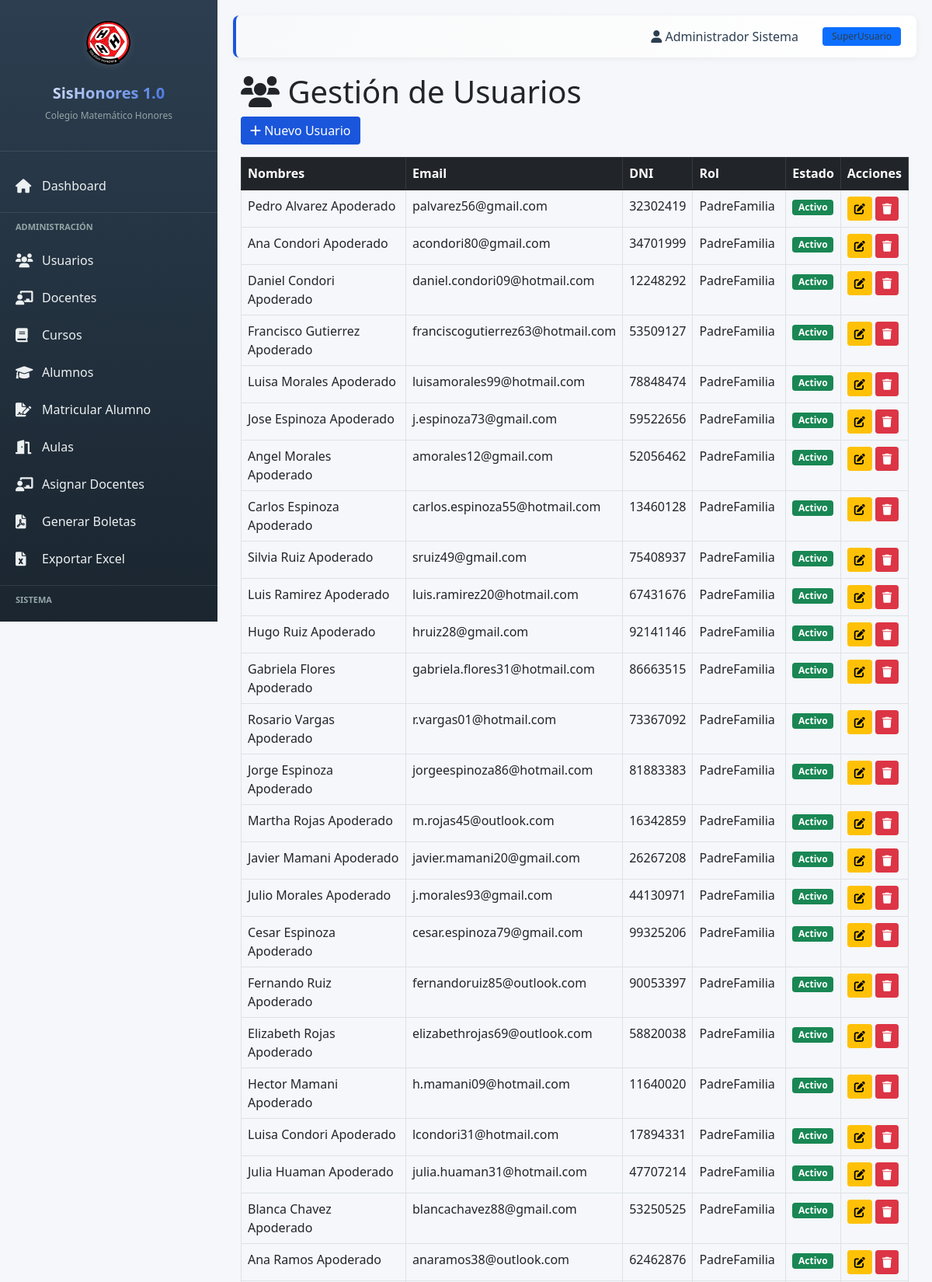
Screenshot of /vista/super_admin/usuarios.php (signed in, upper part) with the database file from the repository.
### tables this page shows
CREATE TABLE `usuarios` (
  `id_usuario` int(11) NOT NULL AUTO_INCREMENT,
  `nombres` varchar(100) NOT NULL,
  `apellidos` varchar(100) NOT NULL,
  `email` varchar(120) NOT NULL,
  `password_hash` varchar(255) NOT NULL,
  `dni` varchar(8) NOT NULL,
  `telefono` varchar(15) DEFAULT NULL,
  `id_rol` int(11) NOT NULL,
  `activo` tinyint(1) DEFAULT 1,
  `creado_en` timestamp NOT NULL DEFAULT current_timestamp(),
  PRIMARY KEY (`id_usuario`),
  UNIQUE KEY `email` (`email`),
  UNIQUE KEY `dni` (`dni`),
  KEY `id_rol` (`id_rol`),
  CONSTRAINT `usuarios_ibfk_1` FOREIGN KEY (`id_rol`) REFERENCES `roles` (`id_rol`)
);

CREATE TABLE `roles` (
  `id_rol` int(11) NOT NULL AUTO_INCREMENT,
  `nombre_rol` varchar(50) NOT NULL,
  `nivel_acceso` int(11) NOT NULL,
  PRIMARY KEY (`id_rol`),
  UNIQUE KEY `nombre_rol` (`nombre_rol`)
);

### util/Database.php (called while the page is built, shortened)
<?php
function app_base_path() {
    static $basePath = null;
    if ($basePath !== null) {
        return $basePath;
    }
    $documentRoot = realpath($_SERVER['DOCUMENT_ROOT'] ?? '');
    $projectRoot = realpath(__DIR__ . '/..');
    if ($documentRoot && $projectRoot && stripos($projectRoot, $documentRoot) === 0) {
        $relativePath = substr($projectRoot, strlen($documentRoot));
        $relativePath = str_replace('\\', '/', $relativePath);
        $basePath = '/' . trim($relativePath, '/');
        $basePath = $basePath === '/' ? '' : $basePath;
        return $basePath;
    }
    $scriptName = $_SERVER['SCRIPT_NAME'] ?? '';
    $basePath = strpos($scriptName, '/sishonores/') === 0 ? '/sishonores' : '';
    return $basePath;
}
function app_url($path = '') {
    $cleanPath = ltrim($path, '/');
    if ($cleanPath !== '') {
        $parts = explode('/', $cleanPath);
        $first_part = $parts[0];
        $exclude = ['assets', 'css', 'js', 'controller', 'vista', 'util', 'bean', 'dao', 'config', 'sql'];
        if (!in_array($first_part, $exclude)) {
            $cleanPath = 'vista/' . $cleanPath;
        }
    }
    return app_base_path() . '/' . $cleanPath;
}
?>

### dao/UsuarioDAO.php (called while the page is built, shortened)
<?php
class UsuarioDAO {
    private $db;
    public function __construct($db) {
        $this->db = $db;
    }
    public function listarTodos() {
        $query = "SELECT u.*, r.nombre_rol
                  FROM usuarios u
                  JOIN roles r ON u.id_rol = r.id_rol
                  ORDER BY u.id_usuario DESC";
        $stmt = $this->db->prepare($query);
        $stmt->execute();
        return $stmt->fetchAll(PDO::FETCH_ASSOC);
    }
}
?>

### vista/super_admin/usuarios.php (the view, shortened to what this page needs)
<?php
require_once '../../util/Database.php';
require_once '../../dao/UsuarioDAO.php';
$database = new Database();
$db = $database->getConnection();
$usuarioDAO = new UsuarioDAO($db);
$usuarios = $usuarioDAO->listarTodos();
?>
<!DOCTYPE html>
<html lang="es">
<head>
    <link href="https://cdn.jsdelivr.net/npm/bootstrap@5.1.3/dist/css/bootstrap.min.css" rel="stylesheet">
    <link rel="stylesheet" href="https://cdnjs.cloudflare.com/ajax/libs/font-awesome/6.0.0/css/all.min.css">
    <link rel="stylesheet" href="<?php echo htmlspecialchars(app_url('css/style.css')); ?>">
</head>
<body>
    <?php include '../includes/sidebar.php'; ?>
    <div class="container-fluid">
        <h1><i class="fas fa-users"></i> Gestión de Usuarios</h1>
        <button class="btn btn-primary mb-3" data-bs-toggle="modal" data-bs-target="#modalUsuario">
            <i class="fas fa-plus"></i> Nuevo Usuario
        </button>
        <div class="table-responsive">
            <table class="table table-bordered table-hover">
                <thead class="table-dark">
                    <tr><th>Nombres</th><th>Email</th><th>DNI</th><th>Rol</th><th>Estado</th><th>Acciones</th></tr>
                </thead>
                <tbody>
                    <?php foreach($usuarios as $user): ?>
                    <tr>
                        <td><?php echo $user['nombres'] . ' ' . $user['apellidos']; ?></td>
                        <td><?php echo $user['email']; ?></td>
                        <td><?php echo $user['dni']; ?></td>
                        <td><?php echo $user['nombre_rol']; ?></td>
                        <td><?php echo $user['activo'] ? '<span class="badge bg-success">Activo</span>' : '<span class="badge bg-danger">Inactivo</span>'; ?></td>
                        <td>
                            <button class="btn btn-sm btn-warning" onclick="editarUsuario(<?php echo $user['id_usuario']; ?>)"><i class="fas fa-edit"></i></button>
                            <button class="btn btn-sm btn-danger" onclick="eliminarUsuario(<?php echo $user['id_usuario']; ?>)"><i class="fas fa-trash"></i></button>
                        </td>
                    </tr>
                    <?php endforeach; ?>
                </tbody>
            </table>
        </div>
    </div>
</body>
</html>

### css/style.css (style rules this page uses)
:root { --primary: #1a56db; --primary-dark: #0e3a8a; --secondary: #e74c3c; --success: #27ae60; --success-light: #d4edda; --warning: #f39c12; --warning-light: #fff3cd; --info: #e67e22; --info-light: #ffe6cc; --danger: #e74c3c; --danger-light: #f8d7da; --dark: #2c3e50; --light: #ecf0f1; --white: #ffffff; --gray: #6c757d; }
* { margin: 0; padding: 0; box-sizing: border-box; }
body { font-family: 'Segoe UI', Tahoma, Geneva, Verdana, sans-serif; background: #f5f7fa; overflow-x: hidden; }
.main-content > .container-fluid { width: 100%; padding: 0 10px; }
.btn-primary { background: var(--primary); border: none; }

### rows the page displays
usuarios: nombres "Pedro Alvarez", apellidos "Apoderado", email "palvarez56@gmail.com", dni "32302419", id_rol.nombre_rol "PadreFamilia", activo "Activo"
usuarios: nombres "Ana Condori", apellidos "Apoderado", email "acondori80@gmail.com", dni "34701999", id_rol.nombre_rol "PadreFamilia", activo "Activo"
usuarios: nombres "Daniel Condori", apellidos "Apoderado", email "daniel.condori09@hotmail.com", dni "12248292", id_rol.nombre_rol "PadreFamilia", activo "Activo"
usuarios: nombres "Francisco Gutierrez", apellidos "Apoderado", email "franciscogutierrez63@hotmail.com", dni "53509127", id_rol.nombre_rol "PadreFamilia", activo "Activo"
usuarios: nombres "Luisa Morales", apellidos "Apoderado", email "luisamorales99@hotmail.com", dni "78848474", id_rol.nombre_rol "PadreFamilia", activo "Activo"
usuarios: nombres "Jose Espinoza", apellidos "Apoderado", email "j.espinoza73@gmail.com", dni "59522656", id_rol.nombre_rol "PadreFamilia", activo "Activo"
usuarios: nombres "Angel Morales", apellidos "Apoderado", email "amorales12@gmail.com", dni "52056462", id_rol.nombre_rol "PadreFamilia", activo "Activo"
usuarios: nombres "Carlos Espinoza", apellidos "Apoderado", email "carlos.espinoza55@hotmail.com", dni "13460128", id_rol.nombre_rol "PadreFamilia", activo "Activo"
usuarios: nombres "Silvia Ruiz", apellidos "Apoderado", email "sruiz49@gmail.com", dni "75408937", id_rol.nombre_rol "PadreFamilia", activo "Activo"
usuarios: nombres "Luis Ramirez", apellidos "Apoderado", email "luis.ramirez20@hotmail.com", dni "67431676", id_rol.nombre_rol "PadreFamilia", activo "Activo"
usuarios: nombres "Hugo Ruiz", apellidos "Apoderado", email "hruiz28@gmail.com", dni "92141146", id_rol.nombre_rol "PadreFamilia", activo "Activo"
usuarios: nombres "Gabriela Flores", apellidos "Apoderado", email "gabriela.flores31@hotmail.com", dni "86663515", id_rol.nombre_rol "PadreFamilia", activo "Activo"
usuarios: nombres "Rosario Vargas", apellidos "Apoderado", email "r.vargas01@hotmail.com", dni "73367092", id_rol.nombre_rol "PadreFamilia", activo "Activo"
usuarios: nombres "Jorge Espinoza", apellidos "Apoderado", email "jorgeespinoza86@hotmail.com", dni "81883383", id_rol.nombre_rol "PadreFamilia", activo "Activo"
usuarios: nombres "Martha Rojas", apellidos "Apoderado", email "m.rojas45@outlook.com", dni "16342859", id_rol.nombre_rol "PadreFamilia", activo "Activo"
usuarios: nombres "Javier Mamani", apellidos "Apoderado", email "javier.mamani20@gmail.com", dni "26267208", id_rol.nombre_rol "PadreFamilia", activo "Activo"
usuarios: nombres "Julio Morales", apellidos "Apoderado", email "j.morales93@gmail.com", dni "44130971", id_rol.nombre_rol "PadreFamilia", activo "Activo"
usuarios: nombres "Cesar Espinoza", apellidos "Apoderado", email "cesar.espinoza79@gmail.com", dni "99325206", id_rol.nombre_rol "PadreFamilia", activo "Activo"
usuarios: nombres "Fernando Ruiz", apellidos "Apoderado", email "fernandoruiz85@outlook.com", dni "90053397", id_rol.nombre_rol "PadreFamilia", activo "Activo"
usuarios: nombres "Elizabeth Rojas", apellidos "Apoderado", email "elizabethrojas69@outlook.com", dni "58820038", id_rol.nombre_rol "PadreFamilia", activo "Activo"
usuarios: nombres "Hector Mamani", apellidos "Apoderado", email "h.mamani09@hotmail.com", dni "11640020", id_rol.nombre_rol "PadreFamilia", activo "Activo"
usuarios: nombres "Luisa Condori", apellidos "Apoderado", email "lcondori31@hotmail.com", dni "17894331", id_rol.nombre_rol "PadreFamilia", activo "Activo"
usuarios: nombres "Julia Huaman", apellidos "Apoderado", email "julia.huaman31@hotmail.com", dni "47707214", id_rol.nombre_rol "PadreFamilia", activo "Activo"
usuarios: nombres "Blanca Chavez", apellidos "Apoderado", email "blancachavez88@gmail.com", dni "53250525", id_rol.nombre_rol "PadreFamilia", activo "Activo"
usuarios: nombres "Ana Ramos", apellidos "Apoderado", email "anaramos38@outlook.com", dni "62462876", id_rol.nombre_rol "PadreFamilia", activo "Activo"

### other values shown
$_SESSION['user_name'] "Administrador Sistema"
$role "SuperUsuario"
